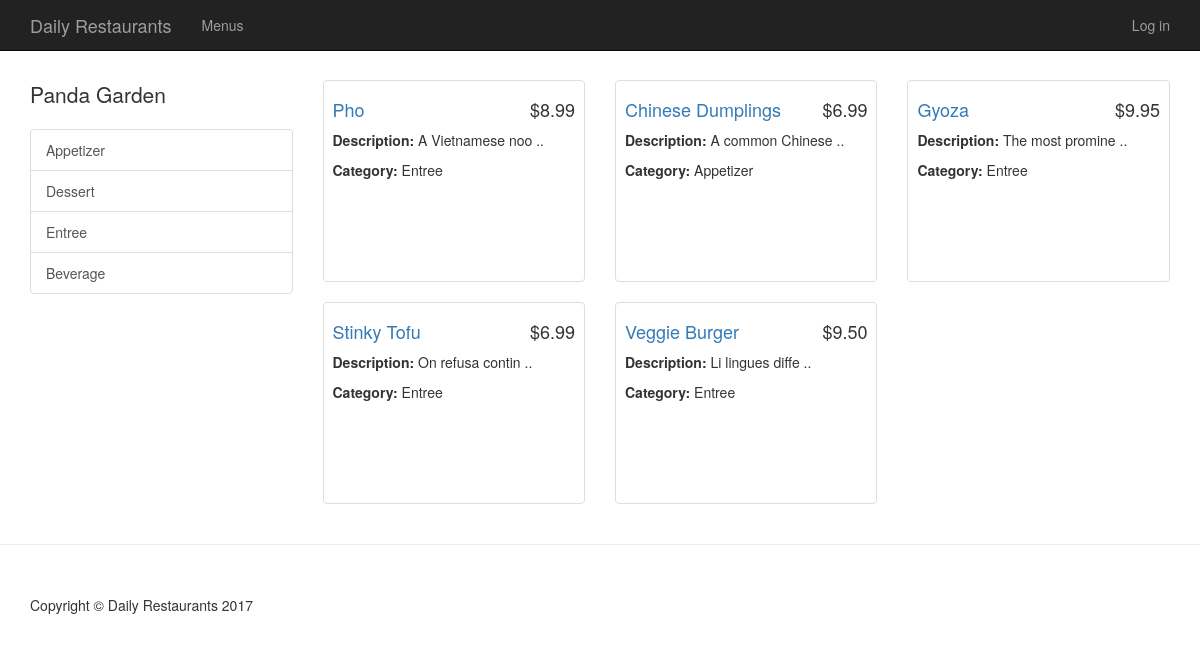
Page /restaurant/3/menu on the committed database.
### models.py (models this page shows, shortened)
class Restaurant(Base):
    __tablename__ = 'restaurant'
    name = Column(String(20), nullable=False)
    description = Column(String(), nullable=False)
    telephone = Column(String(20), nullable=False)
    id = Column(Integer, nullable=False, primary_key=True)
    user_id = Column(Integer, ForeignKey('user.id'))
    user = relationship(User)

class MenuItem(Base):
    __tablename__ = 'menuItem'
    name = Column(String(20), nullable=False)
    description = Column(String(), nullable=False)
    category = Column(String(20), nullable=False)
    price = Column(String(8), nullable=False)
    id = Column(Integer, nullable=False, primary_key=True)
    restaurant_id = Column(Integer, ForeignKey('restaurant.id'))
    restaurant = relationship(Restaurant, backref=backref(
        "menuItem", cascade="all, delete"))
    user_id = Column(Integer, ForeignKey('user.id'))
    user = relationship(User)

### __init__.py (the view)
@app.route('/restaurant/<int:restaurant_id>')
@app.route('/restaurant/<int:restaurant_id>/menu')
def showMenu(restaurant_id):
    restaurant = session.query(Restaurant).filter_by(id=restaurant_id).one()
    menuItems = session.query(MenuItem).filter_by(
        restaurant_id=restaurant.id).all()
    return render_template('menu.html', restaurant=restaurant,
                           menuItems=menuItems)

### templates/menu.html (shortened to what this page needs)
{% extends "base.html" %}
{% block content %}
    <div class="container padding-container">
        <div class="row">
            <div class="col-md-3">
                {% if not restaurant %}
                    <p class="lead">All Menus</p>
                    <div class="list-group">
                        <a href="{{ url_for('showAllMenusByCategory', category='Appetizer') }}" class="list-group-item">Appetizer</a>
                        <a href="{{ url_for('showAllMenusByCategory', category='Dessert') }}" class="list-group-item">Dessert</a>
                        <a href="{{ url_for('showAllMenusByCategory', category='Entree') }}" class="list-group-item">Entree</a>
                        <a href="{{ url_for('showAllMenusByCategory', category='Beverage') }}" class="list-group-item">Beverage</a>
                    </div>
                {% else %}
                    <p class="lead">{{ restaurant.name | safe }}</p>
                    <div class="list-group">
                        <a href="{{ url_for('showMenuByCategory', restaurant_id=restaurant.id, category='Appetizer') }}" class="list-group-item">Appetizer</a>
                        <a href="{{ url_for('showMenuByCategory', restaurant_id=restaurant.id, category='Dessert') }}" class="list-group-item">Dessert</a>
                        <a href="{{ url_for('showMenuByCategory', restaurant_id=restaurant.id, category='Entree') }}" class="list-group-item">Entree</a>
                        <a href="{{ url_for('showMenuByCategory', restaurant_id=restaurant.id, category='Beverage') }}" class="list-group-item">Beverage</a>
                    </div>
                {% endif %}
            </div>
            <div class="col-md-9">
                {% for menuItems_row in menuItems | batch(3, '&nbsp;')%}
                    <div class="row">
                        {% for menuItem in menuItems_row %}
                            {% if menuItem != '&nbsp;' %}
                                <div class="col-sm-4 col-lg-4 col-md-4">
                                    <div class="thumbnail">
                                        <div class="caption">
                                            <h4 class="pull-right">{{ menuItem.price }}</h4>
                                            <h4><a href="{{ url_for('showMenuItem', menu_id=menuItem.id) }}">{{ menuItem.name | safe }}</a></h4>
                                            <p> <strong>Description: </strong>
                                                {% if menuItem.description | length > 18 %}
                                                    {{ menuItem.description[:16] | safe }} ..
                                                {% else %}
                                                    {{ menuItem.description | safe }}
                                                {% endif %}
                                            </p>
                                            <p><strong>Category: </strong> {{ menuItem.category }}</p>
                                        </div>
                                    </div>
                                </div>
                            {% endif %}
                        {% endfor %}
                    </div>
                {% endfor %}
            </div>
        </div>
    </div>
    <hr>
{% endblock %}

### static/css/base-style.css (style rules this page uses)
body { margin-top: 50px; }
.padding-container { padding-top: 30px !important; }
.thumbnail { padding: 0; }
.caption { height: 200px; overflow: hidden; }
.caption h4 { white-space: nowrap; }

### rows in the picture
Restaurant: name "Panda Garden"
MenuItem: price "$8.99", name "Pho", description "A Vietnamese noo", category "Entree"
MenuItem: price "$6.99", name "Chinese Dumplings", description "A common Chinese", category "Appetizer"
MenuItem: price "$9.95", name "Gyoza", description "The most promine", category "Entree"
MenuItem: price "$6.99", name "Stinky Tofu", description "On refusa contin", category "Entree"
MenuItem: price "$9.50", name "Veggie Burger", description "Li lingues diffe", category "Entree"
